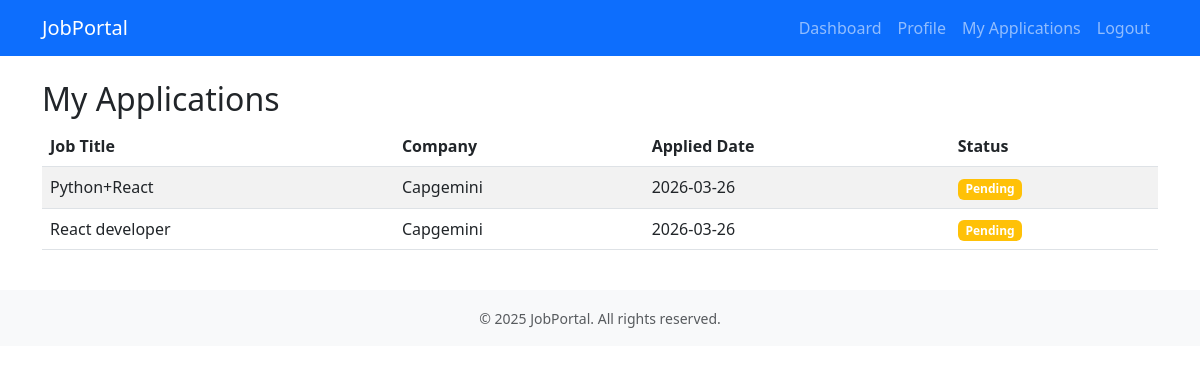
The app's page /candidate/applications (signed in) with its own data.
### app.py (models this page shows)
class Application(db.Model):
    id = db.Column(db.Integer, primary_key=True)
    job_id = db.Column(db.Integer, db.ForeignKey('job.id'))
    candidate_id = db.Column(db.Integer, db.ForeignKey('candidate.id'))
    applied_date = db.Column(db.DateTime, default=datetime.utcnow)
    status = db.Column(db.String(20), default='pending')  # pending, reviewed, rejected

class Job(db.Model):
    id = db.Column(db.Integer, primary_key=True)
    title = db.Column(db.String(100), nullable=False)
    description = db.Column(db.Text, nullable=False)
    location = db.Column(db.String(100))
    posted_date = db.Column(db.DateTime, default=datetime.utcnow)
    recruiter_id = db.Column(db.Integer, db.ForeignKey('recruiter.id'))
    applications = db.relationship('Application', backref='job', lazy=True)

class Recruiter(db.Model):
    id = db.Column(db.Integer, primary_key=True)
    user_id = db.Column(db.Integer, db.ForeignKey('user.id'), unique=True)
    company_name = db.Column(db.String(100), nullable=False)
    company_description = db.Column(db.Text)
    created_at = db.Column(db.DateTime, default=datetime.utcnow)
    jobs = db.relationship('Job', backref='recruiter', lazy=True)

### app.py (the view)
@app.route('/candidate/applications')
@login_required
@role_required('candidate')
def candidate_applications():
    candidate = current_user.candidate
    applications = Application.query.filter_by(candidate_id=candidate.id).order_by(Application.applied_date.desc()).all()
    return render_template('candidate_applications.html', applications=applications)

### app.py (called while the page is built)
def role_required(role):
    def decorator(f):
        @wraps(f)
        def decorated_function(*args, **kwargs):
            if not current_user.is_authenticated or current_user.role != role:
                flash('Access denied.', 'danger')
                return redirect(url_for('dashboard'))
            return f(*args, **kwargs)
        return decorated_function
    return decorator

@login_manager.user_loader
def load_user(user_id):
    return User.query.get(int(user_id))

### templates/candidate_applications.html
{% extends "base.html" %}
{% block content %}
<h2>My Applications</h2>
<div class="table-responsive">
    <table class="table table-striped">
        <thead>
            <tr>
                <th>Job Title</th>
                <th>Company</th>
                <th>Applied Date</th>
                <th>Status</th>
            </tr>
        </thead>
        <tbody>
            {% for app in applications %}
            <tr>
                <td>{{ app.job.title }}</td>
                <td>{{ app.job.recruiter.company_name }}</td>
                <td>{{ app.applied_date.strftime('%Y-%m-%d') }}</td>
                <td><span
                        class="badge bg-{{ 'warning' if app.status == 'pending' else 'success' if app.status == 'reviewed' else 'danger' }}">{{
                        app.status|title }}</span></td>
            </tr>
            {% else %}
            <tr>
                <td colspan="4" class="text-center">You haven't applied to any jobs yet.</td>
            </tr>
            {% endfor %}
        </tbody>
    </table>
</div>
{% endblock %}

### records on screen
Application: job "Python+React", job.recruiter.company_name "Capgemini", applied_date "2026-03-26", status "Pending"
Application: job "React developer", job.recruiter.company_name "Capgemini", applied_date "2026-03-26", status "Pending"
